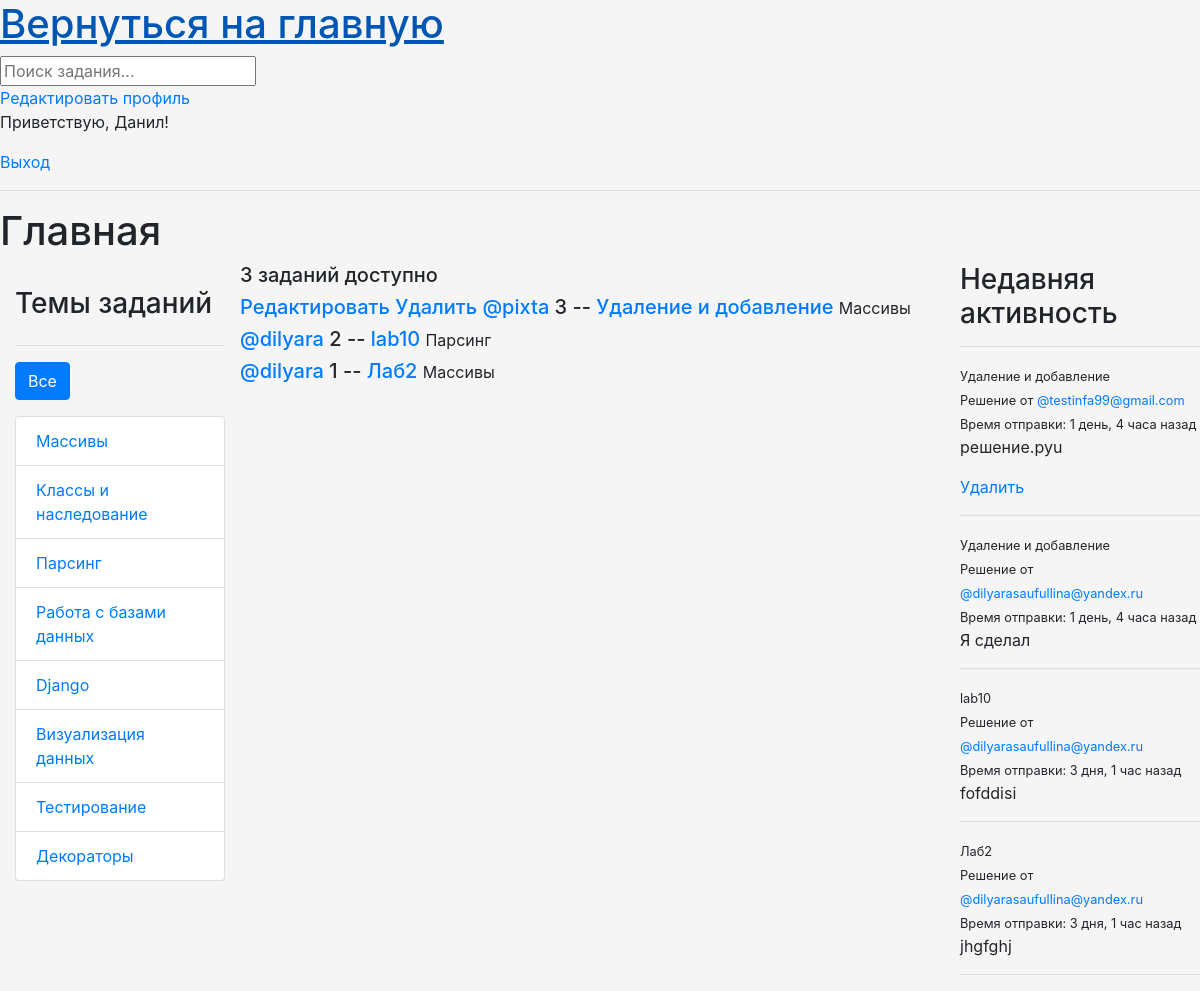
The app's page / (signed in), older data.
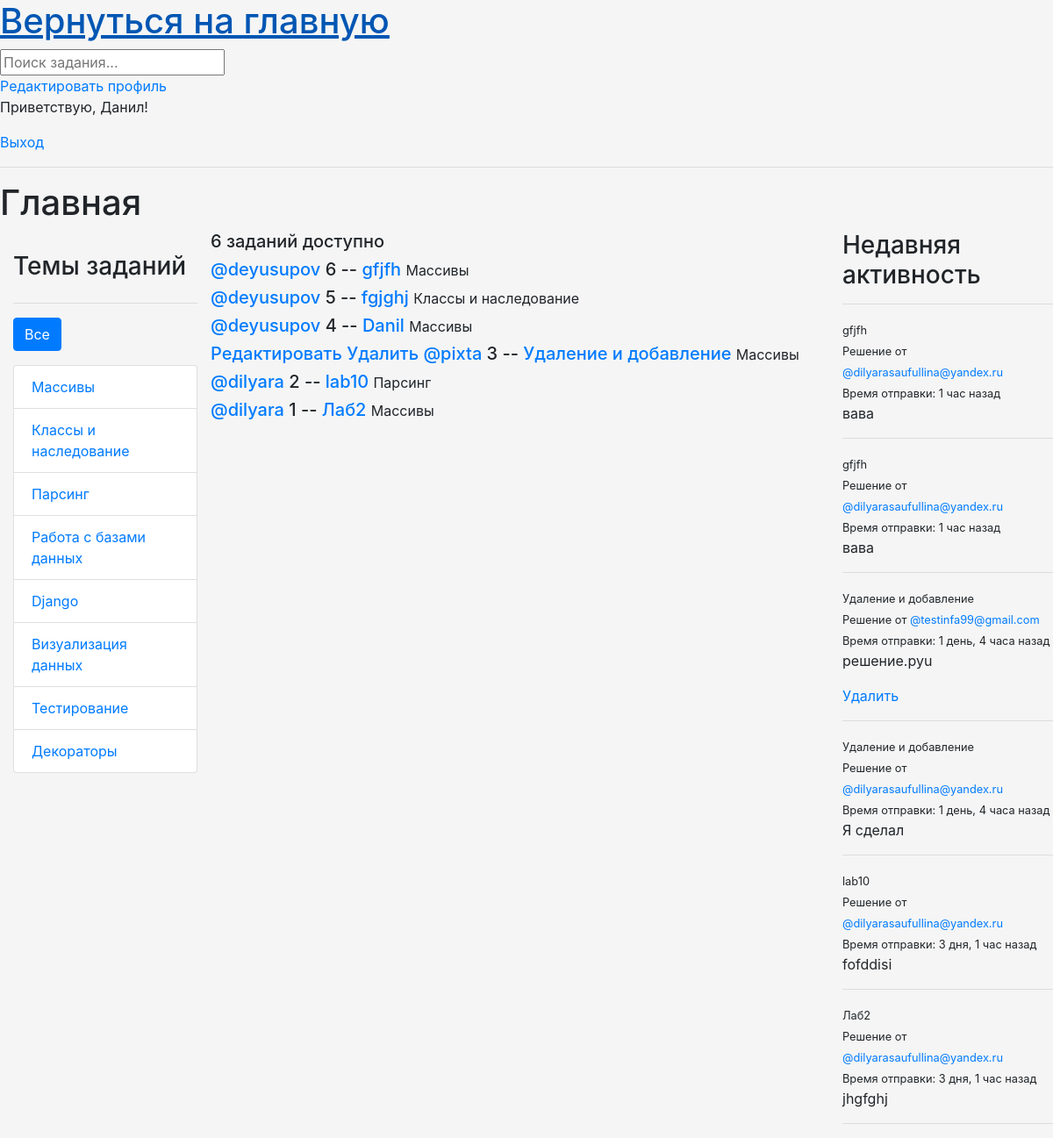
The same page, newer data.
### base/models.py (models this page shows, shortened)
class Topic(models.Model):
    name = models.CharField(max_length = 200)

class Task(models.Model):
    host = models.ForeignKey(User, on_delete = models.SET_NULL, null = True)
    topic = models.ForeignKey(Topic, on_delete = models.SET_NULL, null = True)
    name = models.CharField(max_length = 200)
    description = models.TextField(null = True, blank = True)
    participants = models.ManyToManyField(User, related_name = 'participants', blank = True)
    updated = models.DateTimeField(auto_now = True)
    created = models.DateTimeField(auto_now_add = True)
    class Meta:
        ordering=['-updated','-created']
    def __str__(self):
        return self.name

class User(AbstractUser):
    name = models.CharField(max_length=200, null=True)
    email = models.EmailField(unique=True, null=True)
    bio = models.TextField(null=True)
    ROLE_CHOICES = [
        ('admin', 'Admin'),
        ('user', 'User'),
    ]
    role = models.CharField(max_length=5, choices=ROLE_CHOICES, default='user')
    avatar = models.ImageField(null=True, default='avatar.svg')
    USERNAME_FIELD = 'email'
    REQUIRED_FIELDS = []

class Message(models.Model):
    user = models.ForeignKey(User, on_delete=models.CASCADE)
    task = models.ForeignKey(Task, on_delete=models.CASCADE)
    body = models.TextField()
    attachment = models.FileField(upload_to='message_files/', null=True, blank=True)
    updated = models.DateTimeField(auto_now=True)
    created = models.DateTimeField(auto_now_add=True)
    class Meta:
        ordering = ['-updated','-created']
    def __str__(self):
        return self.body[0:50]

### base/views.py (the view, shortened to what this page needs)
# urls.py: path('', views.home, name="home"),
@login_required(login_url='login')
def home(request):
    if request.user.role == 'user':
        q = request.GET.get('q') if request.GET.get('q') else ''
        tasks = Task.objects.filter(
            Q(topic__name__icontains=q) |
            Q(name__icontains=q) |
            Q(description__icontains=q)
        )
        topics = Topic.objects.all()
        task_count = tasks.count()
        task_messages = Message.objects.all().filter(Q(task__topic__name__icontains=q))
        context = {'tasks': tasks, 'topics': topics, 'task_count': task_count, 'task_messages': task_messages}
        return render(request, 'base/home_user.html', context)
    else:
        return redirect('login')

### base/templates/base/home_user.html (shortened to what this page needs)
{% extends 'main.html' %}
{%block content %}
<h1>Главная</h1>
<div class="home-container">
    <div>
       {% include 'base/topics_component.html' %}
    </div>
    <div>
        <h5>{{task_count}} заданий доступно</h5>
        <div>
            {% include 'base/feed_component.html' %}
        </div>
    </div>
    <div>
        {% include 'base/activity_component.html' %}
    </div>
</div>
{% endblock content %}

### base/templates/base/topics_component.html
<div class="container mt-4">
    <h3 class="mb-4">Темы заданий</h3>
    <hr>
    <div class="d-flex justify-content-between mb-3">
        <a href="{% url 'home' %}" class="btn btn-primary">Все</a>
    </div>
    <ul class="list-group">
        {% for topic in topics %}
          <li class="list-group-item {% if topic.name == selected_topic %}active{% endif %}">
            <a href="{% url 'home' %}?q={{ topic.name }}" class="stretched-link">
              {{ topic.name }}
            </a>
          </li>
        {% endfor %}
      </ul>
</div>

### base/templates/base/feed_component.html
{% for task in tasks %}
<div>
  <h5>
    {% if request.user == task.host %}
    <a href="{% url 'update-task' task.id %}">Редактировать</a>
    <a href="{% url 'delete-task' task.id %}">Удалить</a>
    {% endif %}
    <a href="{% url 'user-profile' task.host.id %}"> @{{task.host.username}}</a>
    {{task.id}} -- <a href="{% url 'task' task.id %}"> {{task.name}}</a>
    <small>{{task.topic.name}}</small>
  </h5>
</div>
{% endfor %}

### base/templates/base/activity_component.html (shortened to what this page needs)
<h3>Недавняя активность</h3>
<hr>
{% if task_messages %}
    {% for message in task_messages %}
        <div>
            <small >{{message.task}}</small>
            <small>Решение от <a href="{% url 'user-profile' message.user.id %}">@{{message.user}}</a></small>
            <small >Время отправки: {{message.created|timesince}} назад</small>
            <p>{{message}}</p>
            {% if request.user == message.user %}
            <a href="{% url 'delete-message' message.id %}">Удалить</a>
            {% endif %}
            <hr>
        </div>
    {% endfor %}
{% else %}
    <p>Никто ничего не выложил</p>
{% endif %}

Row changes from the older to the newer data that the page shows:
added Task: host.username "deyusupov", id "6", name "gfjfh", topic.name "Массивы"
added Task: host.username "deyusupov", id "5", name "fgjghj", topic.name "Классы и наследование"
added Task: host.username "deyusupov", id "4", name "Danil", topic.name "Массивы"
added Message: task "gfjfh", user "dilyarasaufullina@yandex.ru", created "1 час", body "вава"
added Message: task "gfjfh", user "dilyarasaufullina@yandex.ru", created "1 час", body "вава"
Text that changed along with them:
{{ task_count }}: "3" → "6"
